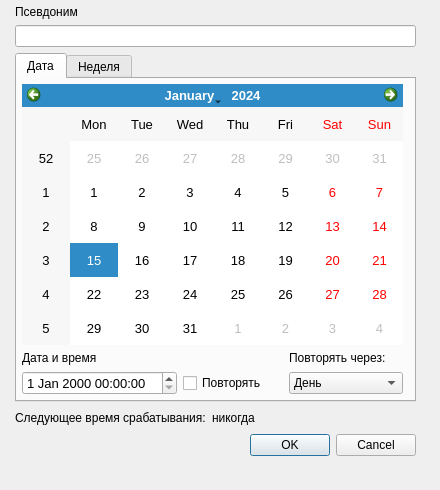
<?xml version="1.0" encoding="UTF-8"?>
<ui version="4.0">
 <class>GSAddSheldule</class>
 <widget class="QDialog" name="GSAddSheldule">
  <property name="geometry">
   <rect>
    <x>0</x>
    <y>0</y>
    <width>440</width>
    <height>490</height>
   </rect>
  </property>
  <property name="windowTitle">
   <string>Dialog</string>
  </property>
  <property name="windowIcon">
   <iconset>
    <normalon>:/sheldule</normalon>
   </iconset>
  </property>
  <widget class="QWidget" name="verticalLayoutWidget">
   <property name="geometry">
    <rect>
     <x>10</x>
     <y>0</y>
     <width>411</width>
     <height>461</height>
    </rect>
   </property>
   <layout class="QVBoxLayout" name="centralLayout">
    <property name="leftMargin">
     <number>5</number>
    </property>
    <property name="topMargin">
     <number>5</number>
    </property>
    <property name="rightMargin">
     <number>5</number>
    </property>
    <property name="bottomMargin">
     <number>5</number>
    </property>
    <item>
     <widget class="QLabel" name="label">
      <property name="text">
       <string>Псевдоним</string>
      </property>
     </widget>
    </item>
    <item>
     <widget class="QLineEdit" name="aliasEdit"/>
    </item>
    <item>
     <widget class="QTabWidget" name="tabWidget">
      <property name="currentIndex">
       <number>0</number>
      </property>
      <widget class="QWidget" name="tabOnce">
       <attribute name="title">
        <string>Дата</string>
       </attribute>
       <widget class="QWidget" name="verticalLayoutWidget_2">
        <property name="geometry">
         <rect>
          <x>0</x>
          <y>0</y>
          <width>391</width>
          <height>321</height>
         </rect>
        </property>
        <layout class="QVBoxLayout" name="onceLayout">
         <property name="leftMargin">
          <number>5</number>
         </property>
         <property name="topMargin">
          <number>5</number>
         </property>
         <property name="rightMargin">
          <number>5</number>
         </property>
         <property name="bottomMargin">
          <number>5</number>
         </property>
         <item>
          <widget class="QCalendarWidget" name="calendarOnce">
           <property name="font">
            <font>
             <pointsize>10</pointsize>
            </font>
           </property>
          </widget>
         </item>
         <item>
          <layout class="QGridLayout" name="gridLayout">
           <item row="0" column="0">
            <widget class="QLabel" name="label_4">
             <property name="text">
              <string>Дата и время</string>
             </property>
            </widget>
           </item>
           <item row="1" column="1">
            <widget class="QCheckBox" name="repeatCheckBox">
             <property name="maximumSize">
              <size>
               <width>100</width>
               <height>16777215</height>
              </size>
             </property>
             <property name="text">
              <string>Повторять</string>
             </property>
            </widget>
           </item>
           <item row="1" column="0">
            <widget class="QDateTimeEdit" name="dateTimeOnce">
             <property name="font">
              <font>
               <pointsize>10</pointsize>
              </font>
             </property>
            </widget>
           </item>
           <item row="1" column="2">
            <widget class="QComboBox" name="repeatTimeComboBox">
             <item>
              <property name="text">
               <string>День</string>
              </property>
             </item>
             <item>
              <property name="text">
               <string>Неделю</string>
              </property>
             </item>
             <item>
              <property name="text">
               <string>Месяц</string>
              </property>
             </item>
             <item>
              <property name="text">
               <string>Год</string>
              </property>
             </item>
            </widget>
           </item>
           <item row="0" column="2">
            <widget class="QLabel" name="repeatLabel">
             <property name="text">
              <string>Повторять через:</string>
             </property>
            </widget>
           </item>
          </layout>
         </item>
        </layout>
       </widget>
      </widget>
      <widget class="QWidget" name="tabWeekly">
       <attribute name="title">
        <string>Неделя</string>
       </attribute>
       <widget class="QWidget" name="verticalLayoutWidget_4">
        <property name="geometry">
         <rect>
          <x>10</x>
          <y>10</y>
          <width>431</width>
          <height>281</height>
         </rect>
        </property>
        <layout class="QVBoxLayout" name="weeklyLayout">
         <property name="leftMargin">
          <number>5</number>
         </property>
         <property name="topMargin">
          <number>5</number>
         </property>
         <property name="rightMargin">
          <number>5</number>
         </property>
         <property name="bottomMargin">
          <number>5</number>
         </property>
         <item>
          <widget class="QTableWidget" name="weeklyTable">
           <property name="font">
            <font>
             <pointsize>10</pointsize>
            </font>
           </property>
           <property name="gridStyle">
            <enum>Qt::DotLine</enum>
           </property>
           <property name="sortingEnabled">
            <bool>false</bool>
           </property>
           <property name="rowCount">
            <number>7</number>
           </property>
           <property name="columnCount">
            <number>1</number>
           </property>
           <attribute name="horizontalHeaderVisible">
            <bool>false</bool>
           </attribute>
           <attribute name="horizontalHeaderMinimumSectionSize">
            <number>30</number>
           </attribute>
           <attribute name="verticalHeaderVisible">
            <bool>false</bool>
           </attribute>
           <attribute name="verticalHeaderCascadingSectionResizes">
            <bool>false</bool>
           </attribute>
           <attribute name="verticalHeaderShowSortIndicator" stdset="0">
            <bool>false</bool>
           </attribute>
           <row/>
           <row/>
           <row/>
           <row/>
           <row/>
           <row/>
           <row/>
           <column/>
          </widget>
         </item>
        </layout>
       </widget>
      </widget>
     </widget>
    </item>
    <item>
     <layout class="QHBoxLayout" name="horizontalLayout">
      <item>
       <widget class="QLabel" name="label_2">
        <property name="text">
         <string>Следующее время срабатывания:</string>
        </property>
       </widget>
      </item>
      <item>
       <widget class="QLabel" name="nextDateTimelabel">
        <property name="text">
         <string>никогда</string>
        </property>
       </widget>
      </item>
      <item>
       <spacer name="horizontalSpacer">
        <property name="orientation">
         <enum>Qt::Horizontal</enum>
        </property>
        <property name="sizeHint" stdset="0">
         <size>
          <width>40</width>
          <height>20</height>
         </size>
        </property>
       </spacer>
      </item>
     </layout>
    </item>
    <item>
     <widget class="QDialogButtonBox" name="buttonBox">
      <property name="orientation">
       <enum>Qt::Horizontal</enum>
      </property>
      <property name="standardButtons">
       <set>QDialogButtonBox::Cancel|QDialogButtonBox::Ok</set>
      </property>
     </widget>
    </item>
   </layout>
  </widget>
 </widget>
 <resources/>
 <connections>
  <connection>
   <sender>buttonBox</sender>
   <signal>accepted()</signal>
   <receiver>GSAddSheldule</receiver>
   <slot>accept()</slot>
   <hints>
    <hint type="sourcelabel">
     <x>248</x>
     <y>254</y>
    </hint>
    <hint type="destinationlabel">
     <x>157</x>
     <y>274</y>
    </hint>
   </hints>
  </connection>
  <connection>
   <sender>buttonBox</sender>
   <signal>rejected()</signal>
   <receiver>GSAddSheldule</receiver>
   <slot>reject()</slot>
   <hints>
    <hint type="sourcelabel">
     <x>316</x>
     <y>260</y>
    </hint>
    <hint type="destinationlabel">
     <x>286</x>
     <y>274</y>
    </hint>
   </hints>
  </connection>
 </connections>
</ui>
